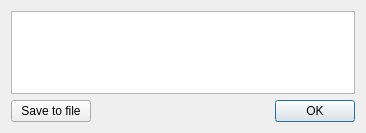
<?xml version="1.0" encoding="UTF-8"?>
<ui version="4.0">
 <class>ExportKeyDialog</class>
 <widget class="QDialog" name="ExportKeyDialog">
  <property name="geometry">
   <rect>
    <x>0</x>
    <y>0</y>
    <width>366</width>
    <height>133</height>
   </rect>
  </property>
  <property name="windowTitle">
   <string>Export keys</string>
  </property>
  <layout class="QVBoxLayout" name="verticalLayout">
   <item>
    <widget class="QTextEdit" name="keyEdit">
     <property name="readOnly">
      <bool>true</bool>
     </property>
     <property name="acceptRichText">
      <bool>false</bool>
     </property>
    </widget>
   </item>
   <item>
    <layout class="QHBoxLayout" name="horizontalLayout">
     <item>
      <widget class="QPushButton" name="saveButton">
       <property name="text">
        <string>Save to file</string>
       </property>
      </widget>
     </item>
     <item>
      <spacer name="horizontalSpacer">
       <property name="orientation">
        <enum>Qt::Horizontal</enum>
       </property>
       <property name="sizeHint" stdset="0">
        <size>
         <width>40</width>
         <height>20</height>
        </size>
       </property>
      </spacer>
     </item>
     <item>
      <widget class="QDialogButtonBox" name="buttonBox">
       <property name="orientation">
        <enum>Qt::Horizontal</enum>
       </property>
       <property name="standardButtons">
        <set>QDialogButtonBox::Ok</set>
       </property>
      </widget>
     </item>
    </layout>
   </item>
  </layout>
 </widget>
 <resources/>
 <connections>
  <connection>
   <sender>buttonBox</sender>
   <signal>accepted()</signal>
   <receiver>ExportKeyDialog</receiver>
   <slot>accept()</slot>
   <hints>
    <hint type="sourcelabel">
     <x>248</x>
     <y>254</y>
    </hint>
    <hint type="destinationlabel">
     <x>157</x>
     <y>274</y>
    </hint>
   </hints>
  </connection>
  <connection>
   <sender>buttonBox</sender>
   <signal>rejected()</signal>
   <receiver>ExportKeyDialog</receiver>
   <slot>reject()</slot>
   <hints>
    <hint type="sourcelabel">
     <x>316</x>
     <y>260</y>
    </hint>
    <hint type="destinationlabel">
     <x>286</x>
     <y>274</y>
    </hint>
   </hints>
  </connection>
  <connection>
   <sender>saveButton</sender>
   <signal>clicked()</signal>
   <receiver>ExportKeyDialog</receiver>
   <slot>saveKey()</slot>
   <hints>
    <hint type="sourcelabel">
     <x>49</x>
     <y>110</y>
    </hint>
    <hint type="destinationlabel">
     <x>182</x>
     <y>66</y>
    </hint>
   </hints>
  </connection>
 </connections>
 <slots>
  <slot>saveKey()</slot>
  <slot>copyToClipboard()</slot>
 </slots>
</ui>
